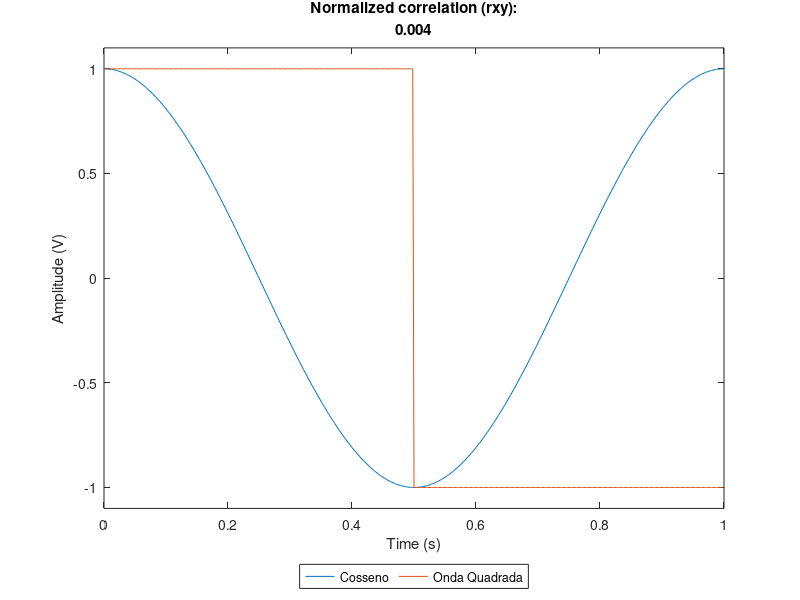

The MATLAB script that drew this image:
clc; clear all; close all; 

% Cos e Onda quadrada com a mesma f

N = 500;
Ts = 2e-3;
A = 1;
t = (0:N-1)*Ts;
f1 = 1;
s1 = A*cos(2*pi*f1*t);    % cossenoide
s2 = A*square(2*pi*f1*t); % onda quadrada

rxy = mean(s1.*s2); % correlacao normalizada (= sum(s1.*s2)/N )

% plotando os sinais s1 e s2
plot(t, s1, "DisplayName", "Cosseno");
hold on;
plot(t, s2, "DisplayName", "Onda Quadrada");
ylim([-1.1*A, 1.1*A]);
xlabel("Time (s)");
ylabel("Amplitude (V)");
legend('Orientation','horizontal','Box','on','Location','southoutside');
title({"Normalized correlation (rxy):"; rxy}); % rxy plotado no titulo

saveas(gcf,'semmlow_2_25.png'); % salvar imagem